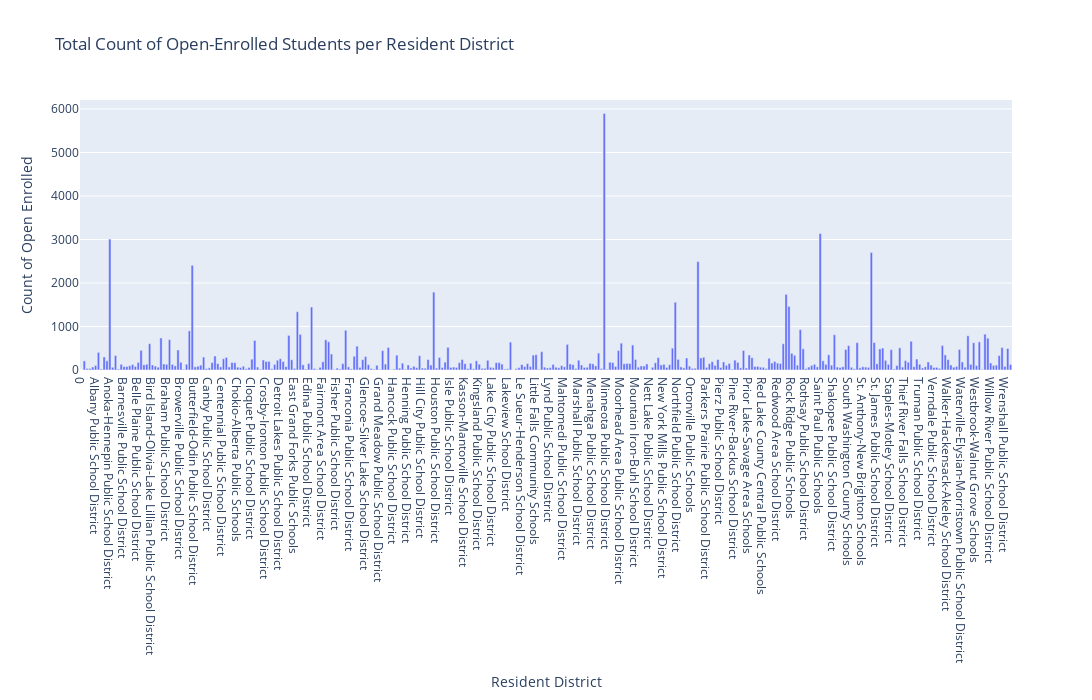

The code cell stored with this chart in its notebook:
### Code cell
# Plotting the total count of open-enrolled students per resident district
fig2 = px.bar(grouped_resident_df, x='Resident District', y='Count of Open Enrolled',
              title='Total Count of Open-Enrolled Students per Resident District',
              width=1200, height=700)
fig2.show()

### Figure 1 — Plotly figure (JSON) as saved in the notebook; plotly's stock layout.template omitted (floating-point values rounded to 4 significant figures; data arrays with more than 128 entries replaced by an {"elided": "..."} marker saying what was removed)
{"data": [{"alignmentgroup": "True", "hovertemplate": "Resident District=%{x}<br>Count of Open Enrolled=%{y}<extra></extra>", "legendgroup": "", "marker": {"color": "#636efa", "pattern": {"shape": ""}}, "name": "", "offsetgroup": "", "orientation": "v", "showlegend": false, "textposition": "auto", "type": "bar", "x": {"elided": "328 mixed values"}, "xaxis": "x", "y": {"elided": "328 int values"}, "yaxis": "y"}], "layout": {"barmode": "relative", "height": 700, "legend": {"tracegroupgap": 0}, "title": {"text": "Total Count of Open-Enrolled Students per Resident District"}, "width": 1200, "xaxis": {"anchor": "y", "autorange": true, "domain": [0, 1], "range": [-0.5, 327.5], "title": {"text": "Resident District"}, "type": "category"}, "yaxis": {"anchor": "x", "autorange": true, "domain": [0, 1], "range": [0, 6206.0], "title": {"text": "Count of Open Enrolled"}, "type": "linear"}}}
